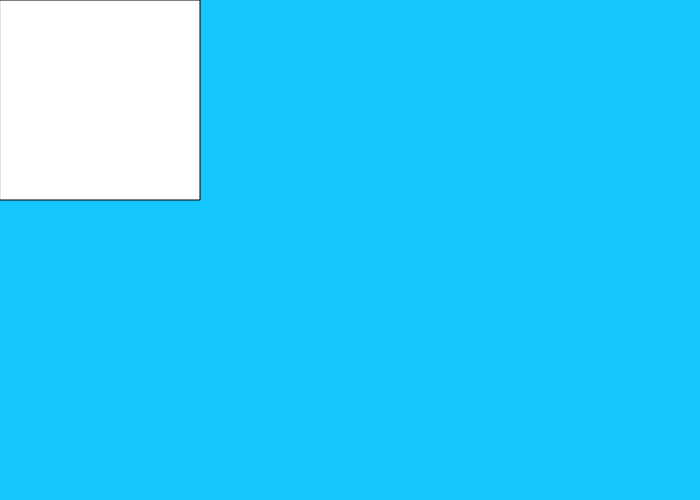
Frame 1 (no input)
Frame 60 (no input): identical to frame 1, image omitted
Frame 120 (the mouse pressed at the canvas centre since frame 60): identical to frame 1, image omitted

The p5.js sketch that drew this single still picture (run headless with seeded random() and noise() and a simulated clock; from frame 60 on, the mouse is pressed at the canvas centre):

// p5.js sketch
// ── sketch.js
function setup() {
  createCanvas(700, 500);
}

function draw() {
  background(20, 200, 255);
  
  rect(0, 0, 200, 200);

}
